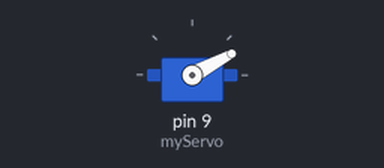
Bench run of a sketch on a simulated Arduino Uno, built with avr-gcc and run on an emulated ATmega328P. On the bench: servo. What the sketch prints to the serial monitor is not drawn.

Above: at 0.05 s.
At 1.8 s:
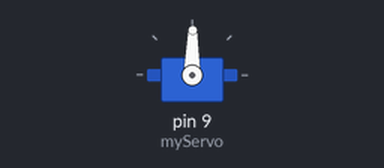
At 3.6 s:
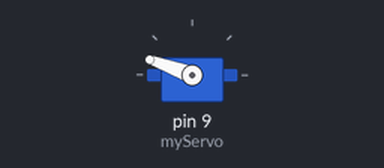
At 9.65 s:
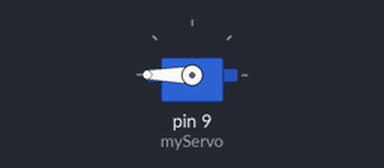
Timing chart, 0 to 12.6 s (numbered marks = the images above):
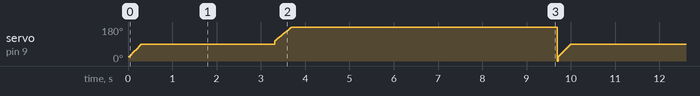

The sketch:

servo.ino
```cpp
#include <Servo.h>
Servo myServo;
int pos =0;

void setup() {
 myServo.attach(9);
 Serial.begin(9600);

}

void loop() {
  for (pos=0;pos<90;pos++)
  { myServo.write(pos);
    Serial.println(pos);
    //delay(100);
  }
delay(3000);
for (pos=90;pos<=180;pos++)
  { myServo.write(pos);
    Serial.println(pos);


}
delay(3000);

for (pos=180;pos<=50;pos--)
  { myServo.write(pos);
    Serial.println(pos);


}
delay(3000);


}
```

Measured:
- by itself, servo on pin 9 (myServo): ramps from 0° to 180° and jumps back, once every 9.7 s
